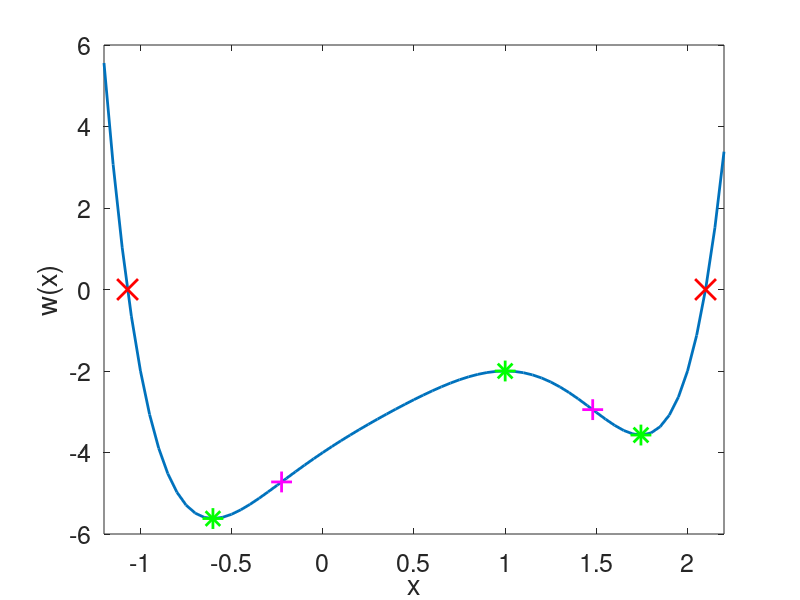

Source code (MATLAB): (Note: this script raises an error after producing the figure.)
clear variables;
clc;
close all;

p=[1, -3, 2, 0, -1, 3, -4];
%p=[1, 0, 0, 1];
%p=[1, 0, 0, 0, 1];

x=-1.2:0.05:2.2;

r=roots(p);


dp=polyder(p);
dr=roots(dp);
d2p=polyder(dp);
d2r=roots(d2p);

r(imag(r)~=0)=[];
dr=dr(imag(dr)==0);
d2r(d2r~=real(d2r))=[];

for u=unique(dr);
    if mod(nnz(u==dr),2)==0
        dr(dr==u)=[];
    end
end

for u=unique(d2r);
    if mod(nnz(u==d2r),2)==0
        d2r(d2r==u)=[];
    end
end
   
r=unique(r);
dr=unique(dr);
d2r=unique(d2r);

disp("Miejca zerowe: ");
disp(r);
disp("Punkty ektemalne: ");
disp(dr);
disp("Punkty przegiecia: ");
disp(d2r);

y=polyval(p,x);
plot(x, y, 'LineWidth', 2);
hold on;
plot(r, zeros(size(r)), 'rx', 'MarkerSize', 15, 'LineWidth', 2);
plot(dr, polyval(p,dr) ,'g*', 'MarkerSize', 15, 'LineWidth', 2);
plot(d2r, polyval(p,d2r), 'm+', 'MarkerSize', 15, 'LineWidth', 2);
xlabel('x')
ylabel('w(x)')
set(gca,'FontSize', 18,'XLim', [min(x),max(x)])

I=trapz(x,(1+polyval(polyder(p),x).^2).^0.5);
title(['I = '], num2str(I));

%%%%%%%%%%%%%%%%%%%%%%%%

x=-1:0.1:1;
y=rand(size(x));
plot(x,y, 'rx', 'MarkerSize',15, 'LineWidth',2);
hold on;
I=zeros(1,length(x));
E=zeros(1,length(x));

xx=-1:0.01:1;
for n=0:length(x)-1
    p=polyfit(x,y,n);
    py=polyval(p,x);
    E(n+1)=mean(abs(y-py));
    I(n+1)=trapz(x,(1+polyval(polyder(p),x).^2).^0.5);
    plot(xx,polyval(p,xx));
end

figure
subplot(2,1,1)
bar(0:length(x)-1,E)
subplot(2,1,2)
bar(0:length(x)-1,I)
set(gca,'YScale', 'log');
